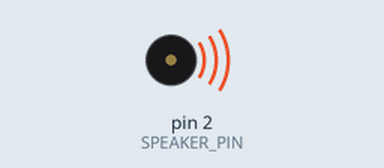
The sketch below on a simulated Arduino Uno, built with avr-gcc and run on an emulated ATmega328P. Parts: buzzer (waves = sounding).

Above: at 0.1 s.
At 7.8 s:
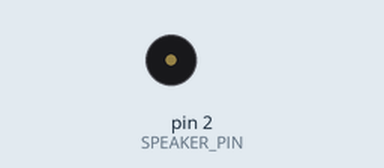
Timing chart, 0 to 9.3 s (numbered marks = the images above):
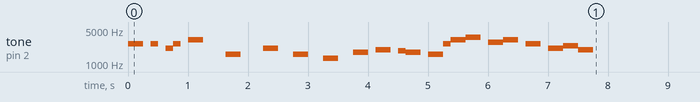

The sketch:

mario_simple.ino
```cpp
#include <Arduino.h>

// Пин зуммера
#define SPEAKER_PIN 2

// частоты нот
#define NOTE_B6 1976
#define NOTE_E7 2637
#define NOTE_C7 2093
#define NOTE_G7 3136
#define NOTE_G6 1568
#define NOTE_A6 1760
#define NOTE_E6 1319
#define NOTE_AS6 1865
#define NOTE_A7 3520
#define NOTE_F7 2794
#define NOTE_D7 2349

// Ноты Super Mario Theme
const int melody[] = {
    NOTE_E7, NOTE_E7, 0, NOTE_E7,
    0, NOTE_C7, NOTE_E7, 0,
    NOTE_G7, 0, 0, 0,
    NOTE_G6, 0, 0, 0,

    NOTE_C7, 0, 0, NOTE_G6,
    0, 0, NOTE_E6, 0,
    0, NOTE_A6, 0, NOTE_B6,
    0, NOTE_AS6, NOTE_A6, 0,

    NOTE_G6, NOTE_E7, NOTE_G7,
    NOTE_A7, 0, NOTE_F7, NOTE_G7,
    0, NOTE_E7, 0, NOTE_C7,
    NOTE_D7, NOTE_B6, 0, 0};

// Длительности нот: 4 = четвертная, 8 = восьмая и т. д.
const int noteDurations[] = {
    8, 8, 8, 8,
    8, 8, 8, 8,
    4, 8, 8, 8,
    4, 8, 8, 8,

    4, 8, 8, 4,
    8, 8, 4, 8,
    8, 4, 8, 4,
    8, 8, 4, 8,

    4, 8, 4,
    4, 8, 4, 4,
    8, 4, 8, 4,
    4, 4, 8, 8};

void setup() {
    for (int thisNote = 0; thisNote < sizeof(melody) / sizeof(int); thisNote++) {
        int noteDuration = 1000 / noteDurations[thisNote];
        if (melody[thisNote] == 0) {
            noTone(SPEAKER_PIN);
        } else {
            tone(SPEAKER_PIN, melody[thisNote], noteDuration);
        }

        delay(noteDuration);
        noTone(SPEAKER_PIN);
    }
}

void loop() {
}
```
